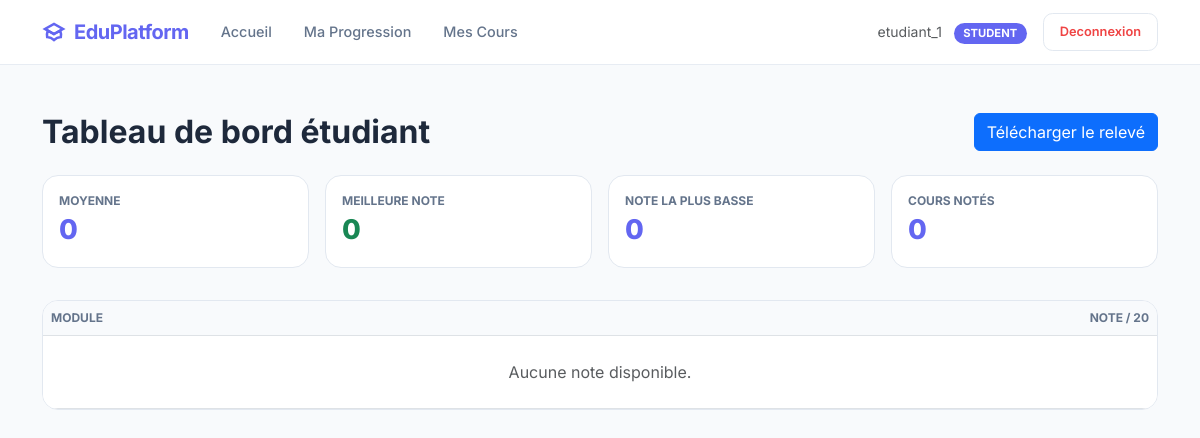
The page /dashboard/student/ (signed in) on the database as committed earlier.
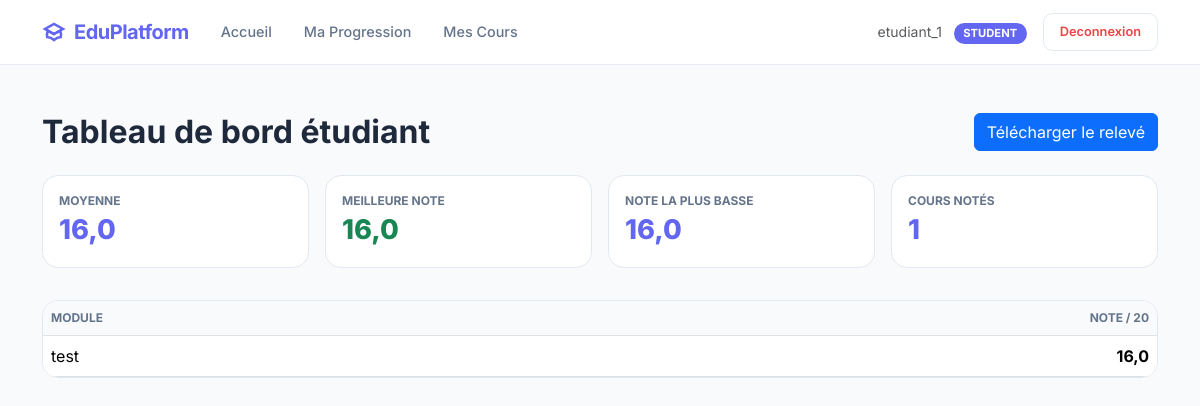
The same page on the database as committed later.
### grades/models.py (models this page shows, shortened)
class Grade(models.Model):
    etudiant = models.ForeignKey(Student, on_delete=models.CASCADE, related_name="grades")
    course = models.ForeignKey(Course, on_delete=models.CASCADE, related_name="grades")
    valeur = models.FloatField(validators=[MinValueValidator(0), MaxValueValidator(20)])
    class Meta:
        unique_together = ("etudiant", "course")

### courses/models.py (models this page shows, shortened)
class Course(models.Model):
    titre = models.CharField(max_length=200)
    fichier_pdf = models.FileField(upload_to=upload_to)
    formation = models.ForeignKey(Formation, on_delete=models.CASCADE, related_name='courses')
    enseignant = models.ForeignKey(Teacher, on_delete=models.CASCADE, related_name='courses')

### dashboard/views.py (the view)
# urls.py: path('student/', views.student_dashboard, name='student'),
@login_required
@user_passes_test(is_student)
def student_dashboard(request):
    student = get_or_create_student(request.user)
    grades = student.grades.select_related("course").all()
    moyenne = grades.aggregate(models.Avg("valeur"))["valeur__avg"]
    stats = {
        "total_cours": grades.count(),
        "moyenne": round(moyenne, 2) if moyenne else 0,
        "max": grades.aggregate(models.Max("valeur"))["valeur__max"] or 0,
        "min": grades.aggregate(models.Min("valeur"))["valeur__min"] or 0,
    }
    return render(
        request,
        "dashboard/student_dashboard.html",
        {
            "student": student,
            "stats": stats,
            "grades": grades,
        },
    )

### dashboard/views.py (called while the page is built)
def is_student(user):
    if user.role == "STUDENT":
        return True
    raise PermissionDenied

### students/utils.py (called while the page is built)
def get_or_create_student(user):
    student, _ = Student.objects.get_or_create(
        user=user,
        defaults={
            "matricule": f"STD-{user.id}",
            "nom": user.username,
            "prenom": "",
        },
    )
    return student

### dashboard/templates/dashboard/student_dashboard.html (shortened to what this page needs)
{% extends 'base.html' %}
{% block content %}
<div class="d-flex justify-content-between align-items-center mb-4">
    <h2 class="dashboard-title mb-0">Tableau de bord étudiant</h2>
    <a href="{% url 'grades:transcript' %}" class="btn btn-primary">Télécharger le relevé</a>
</div>
<div class="stats-grid">
    <div class="stat-card">
        <div class="stat-label">Moyenne</div>
        <div class="stat-value">{{ stats.moyenne }}</div>
    </div>
    <div class="stat-card">
        <div class="stat-label">Meilleure note</div>
        <div class="stat-value text-success">{{ stats.max }}</div>
    </div>
    <div class="stat-card">
        <div class="stat-label">Note la plus basse</div>
        <div class="stat-value">{{ stats.min }}</div>
    </div>
    <div class="stat-card">
        <div class="stat-label">Cours notés</div>
        <div class="stat-value">{{ stats.total_cours }}</div>
    </div>
</div>
<div class="results-card">
    <table class="table mb-0">
        <thead>
            <tr>
                <th>Module</th>
                <th class="text-end">Note / 20</th>
            </tr>
        </thead>
        <tbody>
            {% for g in grades %}
                <tr>
                    <td>{{ g.course.titre }}</td>
                    <td class="text-end fw-bold">{{ g.valeur }}</td>
                </tr>
            {% empty %}
                <tr>
                    <td colspan="2" class="text-center text-muted py-4">Aucune note disponible.</td>
                </tr>
            {% endfor %}
        </tbody>
    </table>
</div>
{% endblock %}

Rows that differ between the two databases and show on the page:
added Grade: course.titre "test", valeur "16,0"
Other text that changed with them:
{{ stats.moyenne }}: "0" → "16,0"
{{ stats.max }}: "0" → "16,0"
{{ stats.min }}: "0" → "16,0"
{{ stats.total_cours }}: "0" → "1"
text no longer shown: "Aucune note disponible."
